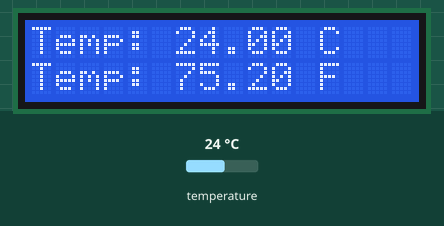
Recording of a sketch running on a simulated Arduino Uno, built with avr-gcc and run on an emulated ATmega328P. Parts: 16×2 character LCD. Inputs (shaded band) come from the test bench; at power-on: temperature 24 °C.

Above: at 1.2 s.
1.3 s: temperature set to 12 °C
At 3.8 s:
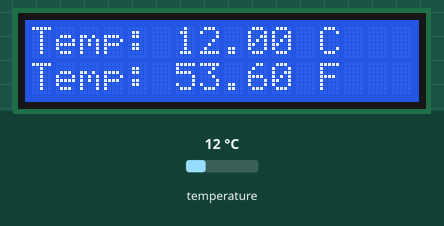
4.1 s: temperature set to 19 °C
At 5.6 s:
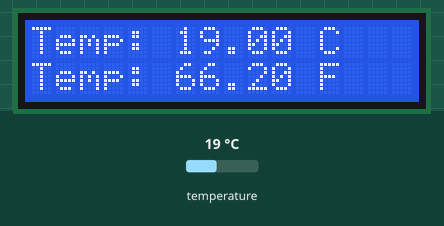
6.6 s: temperature set to 28 °C
At 8.5 s:
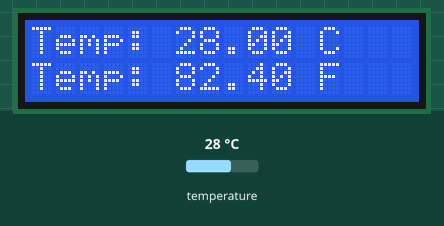
Timing chart, 0 to 10.0 s (numbered marks = the images above; inputs shaded):
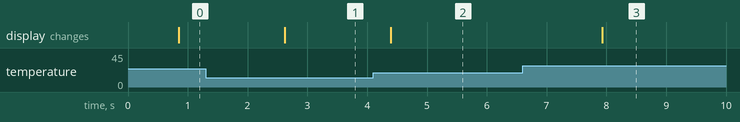

Measured:
- after the input at 1.3 s, the display: changes after 1.3 s (image 1)
- after the input at 4.1 s, the display: changes after 0.29 s (image 2)
- after the input at 6.6 s, the display: changes after 1.3 s (image 3)

The sketch:

geckoTemp_v2.ino
```cpp
#include <OneWire.h>
#include <DallasTemperature.h>
#include <LiquidCrystal.h>

#define ONE_WIRE_BUS 7  //  DS18B20 data line
LiquidCrystal geckoLCD(12, 11, 5, 4, 3, 2); //Using LCD pins RS, E, D4-D7

OneWire oneWire(ONE_WIRE_BUS); //Controls sensor data
DallasTemperature sensors(&oneWire);

void setup() {
  Serial.begin(9600);        // Serial Monitor
  sensors.begin();           // DS18B20 sensor
  geckoLCD.begin(16, 2);     // 16x2 LCD screen
  geckoLCD.clear();          // Clear the LCD screen
}

void loop() {
  sensors.requestTemperatures();      // Command to get temperature
  float temperatureC = sensors.getTempCByIndex(0);  // Get temperature in Celsius

  geckoLCD.clear();                   // Clear the LCD for new readings
  geckoLCD.setCursor(0, 0);           // Set cursor to first row, first column
  geckoLCD.print("Temp: ");
  geckoLCD.print(temperatureC);
  geckoLCD.print(" C");


 //Convert to F
  float temperatureF = sensors.toFahrenheit(temperatureC);
  geckoLCD.setCursor(0, 1);           // Set cursor to second row, first column
  geckoLCD.print("Temp: ");
  geckoLCD.print(temperatureF);
  geckoLCD.print(" F");

  delay(1000);                        // Wait 1 second before next reading
}
```
